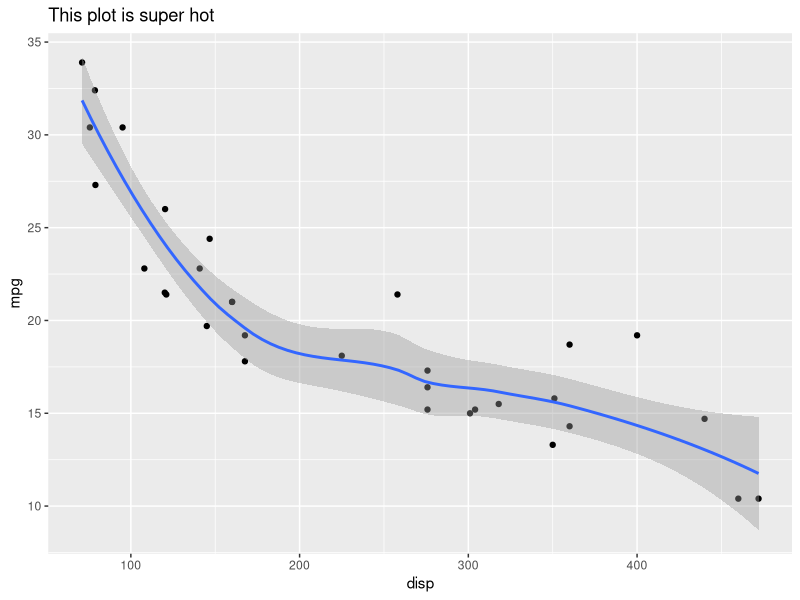

This figure's R source:
## ---- chunk 1
#knitr::opts_chunk$set(echo = FALSE)
knitr::opts_chunk$set(dev = "ragg_png")

## ---- chunk 2
library(tidyverse)
ggplot(mtcars, aes(disp, mpg)) +
  geom_point() +
  geom_smooth() +
  labs(title = "This plot is super hot")
#+
 # theme(text = element_text(family = "Roboto"))
